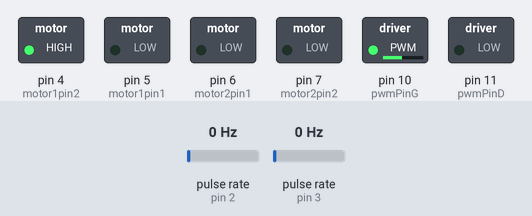
A sketch run on a simulated Arduino Uno, built with avr-gcc and run on an emulated ATmega328P. Parts: switched loads named in the sketch (green lamp = pin HIGH). Wiring (inferred from the names in the program): 2 × pulse sensor: data pin 2 / data pin 3. Inputs (shaded band) come from the test bench; at power-on: pulse rate (sensors on pin 2, pin 3) 0 Hz. What the sketch prints to the serial monitor is not drawn.

Above: at 0.1 s.
Timing chart, 0 to 1.6 s (numbered marks = the images above):
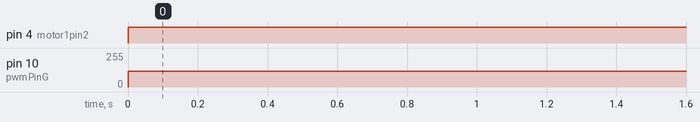

Measured:
- by itself, pin 4 (motor1pin2): LOW → HIGH at 0.00 s
- by itself, pin 10 (pwmPinG): 0/255 → 120/255 at 0.00 s

The sketch:

PID_4.ino
```cpp
#include <PID_v1.h>

//Kp = 1.6*0.60
//1.6 == systeme oscillatoire
#define Kp 0.96
#define Ki 0.5
#define Kd 0.01

double setpoint1 = 50.0;
double setpoint2 = 50.0;
double input1 = 0.0;
double input2 = 0.0;
double output1, output2;

PID myPID_Left(&input1, &output1, &setpoint1, Kp, Ki, Kd, DIRECT);
PID myPID_Right(&input2, &output2, &setpoint2, Kp, Ki, Kd, DIRECT);

//Moteur
int motor1pin1 = 5;
int motor1pin2 = 4;
int motor2pin1 = 6;
int motor2pin2 = 7;
int pwmPinD = 11;
int pwmPinG = 10;

#define encoder_G 3
#define encoder_D 2


unsigned int rpm_G;
volatile byte pulses_G;
unsigned long TIME_G;
unsigned int pulse_per_turn_G = 20;
//depends on the number of slots on the slotted disc
unsigned int rpm_D;
volatile byte pulses_D;
unsigned long TIME_D;
unsigned int pulse_per_turn_D = 3;
//depends on the number of slots on the slotted disc

double alpha = 0.1; // Adjust this value to control the filter strength
double filtered_input1 = 0.0;

void countG(){
  // counting the number of pulses for calculation of rpm
  pulses_G++;
}
void countD(){
  // counting the number of pulses for calculation of rpm
  pulses_D++;
}

void setup() {
  // put your setup code here, to run once:
  Serial.begin(9600);
  //reset all to 0
  rpm_G = 0;
  pulses_G = 0;
  TIME_G = 0;
  rpm_D = 0;
  pulses_D = 0;
  TIME_D = 0;

   // Initialize the setpoint and input variables
  setpoint1 = 120;
  setpoint2 = 120;

  myPID_Left.SetOutputLimits(0,255);
  myPID_Left.SetMode(AUTOMATIC);

  myPID_Right.SetOutputLimits(0,255);
  myPID_Right.SetMode(AUTOMATIC);

  pinMode(motor1pin1, OUTPUT);
  pinMode(motor1pin2, OUTPUT);
  pinMode(motor2pin1, OUTPUT);
  pinMode(motor2pin2, OUTPUT);

  pinMode(pwmPinD, OUTPUT);
  pinMode(pwmPinG, OUTPUT);

  pinMode(encoder_G, INPUT);// setting up encoder pin as input
  pinMode(encoder_D, INPUT);
  //triggering count function everytime the encoder turns from HIGH to LOW
  attachInterrupt(digitalPinToInterrupt(encoder_G), countG, FALLING);
  attachInterrupt(digitalPinToInterrupt(encoder_D), countD, FALLING);
}

void loop() {
  // put your main code here, to run repeatedly:

  calculateRPM_G();
  calculateRPM_D();

  //Serial.println("rpms : ");
  //Serial.println(rpm_G);
  //Serial.println(rpm_D);

  input1 = rpmToPwmG(rpm_G);
  input2 = rpmToPwmD(rpm_D);

  avanceGauche(120);

  Serial.println(pulses_G);

  //input1 = lowPassFilter(input1);
  //input2 = lowPassFilter(input2);

  //Serial.println("inputs : ");
  //Serial.println(input1);
  //Serial.print("\t");
  //Serial.println(input2);

  // calculate the output value
  myPID_Left.Compute();
  myPID_Right.Compute();

  //Serial.println("outputs : ");
  //Serial.println(output1);
  //Serial.println(output2);

  //Serial.println(output1);
  //Serial.print("\t");
  //Serial.println(output2);

  //setMotorSpeed(pwmPinG, motor1pin1, motor1pin2, output1);
  //setMotorSpeed(pwmPinD, motor2pin1, motor2pin2, output2);
}

void setMotorSpeed(int pwmPin, int motorpin1, int motorpin2, int speed) {
  // set the direction of the motor
  if (speed >= 0) {
    digitalWrite(motorpin1, LOW);
    digitalWrite(motorpin2, HIGH);
  } else {
    digitalWrite(motorpin1, HIGH);
    digitalWrite(motorpin2, LOW);
  }
  // set the speed of the motor using PWM
  analogWrite(pwmPin, abs(speed));
}

void calculateRPM_G(){
  if (millis() - TIME_G >= 100){ // updating every 0.1 second
    detachInterrupt(digitalPinToInterrupt(encoder_G)); // turn off trigger
    //calcuate for rpm
    rpm_G = (60 *100 / pulse_per_turn_G)/ (millis() - TIME_G) * pulses_G;
    TIME_G = millis();
    pulses_G = 0;
    //print output
    //Serial.print("millis: ");
    //Serial.println(millis()-TIME_G);
    //trigger count function everytime the encoder turns from HIGH to LOW
    attachInterrupt(digitalPinToInterrupt(encoder_G), countG, FALLING);
  }
}

void calculateRPM_D(){
  if (millis() - TIME_D >= 100){ // updating every 0.1 second
    detachInterrupt(digitalPinToInterrupt(encoder_D)); // turn off trigger
    //calcuate for rpm
    rpm_D = (60 *100 / pulse_per_turn_D)/ (millis() - TIME_D) * pulses_D;
    TIME_D = millis();
    pulses_D = 0;
    //print output
    //Serial.print("RPM D: ");
    //Serial.println(rpm_D);
    //trigger count function everytime the encoder turns from HIGH to LOW
    attachInterrupt(digitalPinToInterrupt(encoder_D), countD, FALLING);
  }
}


int rpmToPwmG(float rpm) {
  // Calculate the duty cycle required to achieve the desired RPM
  float dutyCycle = (rpm / 60.0) * 255.0 / 2;
  return  (int) dutyCycle;
}

int rpmToPwmD(float rpm) {
  // Calculate the duty cycle required to achieve the desired RPM
  float dutyCycle = (rpm / 60.0) * 255.0 / 2;
  return (int) dutyCycle;
}

double lowPassFilter(double input1) {
  // Calculate the filtered input for motor 1
  filtered_input1 = alpha * input1 + (1.0 - alpha) * filtered_input1;
  return filtered_input1;
}

//Fonction moteur avance
void avanceGauche(int val){
  digitalWrite(motor1pin1, LOW);
  digitalWrite(motor1pin2, HIGH);
  analogWrite(pwmPinG,val);
}

void avanceDroite(int val){
  digitalWrite(motor2pin1, LOW);
  digitalWrite(motor2pin2, HIGH);
  analogWrite(pwmPinD,val);
}
```
